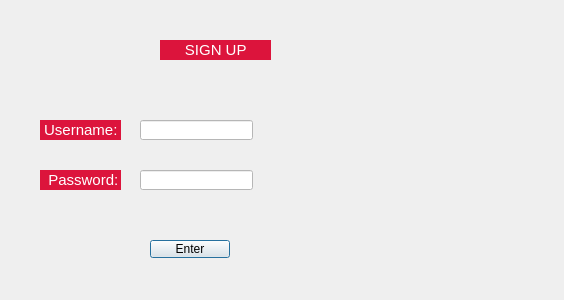
<?xml version="1.0" encoding="UTF-8"?>
<ui version="4.0">
 <class>signup</class>
 <widget class="QDialog" name="signup">
  <property name="geometry">
   <rect>
    <x>0</x>
    <y>0</y>
    <width>564</width>
    <height>300</height>
   </rect>
  </property>
  <property name="windowTitle">
   <string>Dialog</string>
  </property>
  <widget class="QLabel" name="label">
   <property name="geometry">
    <rect>
     <x>160</x>
     <y>40</y>
     <width>111</width>
     <height>20</height>
    </rect>
   </property>
   <property name="styleSheet">
    <string notr="true">QLabel{
font-size:15px;
background: crimson;
color:white;
}</string>
   </property>
   <property name="text">
    <string>      SIGN UP</string>
   </property>
  </widget>
  <widget class="QLabel" name="label_2">
   <property name="geometry">
    <rect>
     <x>40</x>
     <y>120</y>
     <width>81</width>
     <height>20</height>
    </rect>
   </property>
   <property name="styleSheet">
    <string notr="true">QLabel{
font-size:15px;
background: crimson;
color:white;
}</string>
   </property>
   <property name="text">
    <string> Username:</string>
   </property>
  </widget>
  <widget class="QLineEdit" name="lineEdit">
   <property name="geometry">
    <rect>
     <x>140</x>
     <y>120</y>
     <width>113</width>
     <height>20</height>
    </rect>
   </property>
   <property name="styleSheet">
    <string notr="true">QLineEdit{
background: white;
color:black;
font-size:15px;
}
</string>
   </property>
  </widget>
  <widget class="QLineEdit" name="lineEdit_2">
   <property name="geometry">
    <rect>
     <x>140</x>
     <y>170</y>
     <width>113</width>
     <height>20</height>
    </rect>
   </property>
   <property name="styleSheet">
    <string notr="true">QLineEdit{
background: white;
color:black;
font-size:15px;
}
</string>
   </property>
  </widget>
  <widget class="QLabel" name="label_3">
   <property name="geometry">
    <rect>
     <x>40</x>
     <y>170</y>
     <width>81</width>
     <height>20</height>
    </rect>
   </property>
   <property name="styleSheet">
    <string notr="true">QLabel{
font-size:15px;
background: crimson;
color:white;
}</string>
   </property>
   <property name="text">
    <string>  Password:</string>
   </property>
  </widget>
  <widget class="QPushButton" name="pushButton">
   <property name="geometry">
    <rect>
     <x>150</x>
     <y>240</y>
     <width>80</width>
     <height>18</height>
    </rect>
   </property>
   <property name="text">
    <string>Enter</string>
   </property>
  </widget>
 </widget>
 <resources/>
 <connections/>
</ui>
